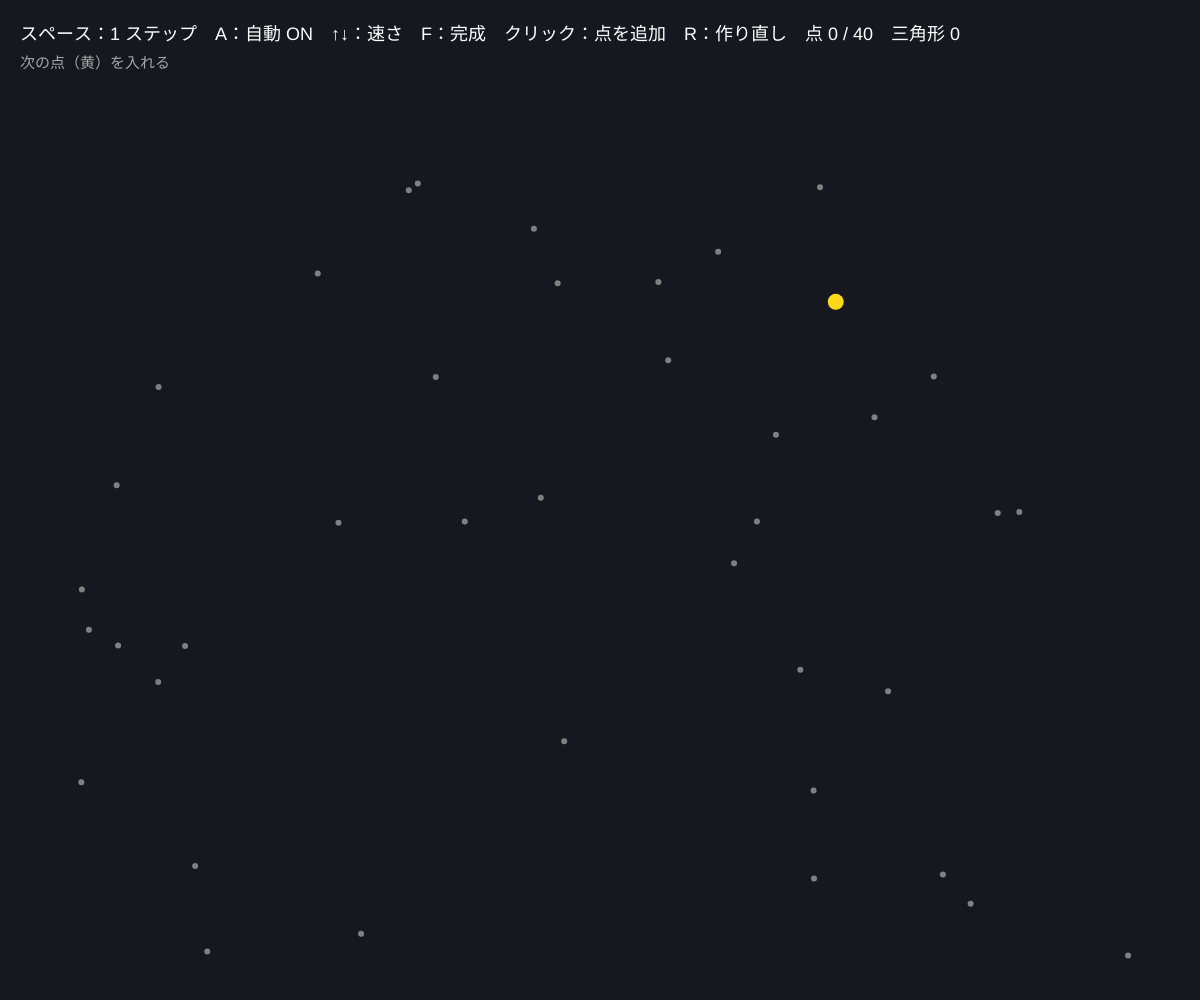
Frame 1 (no input)
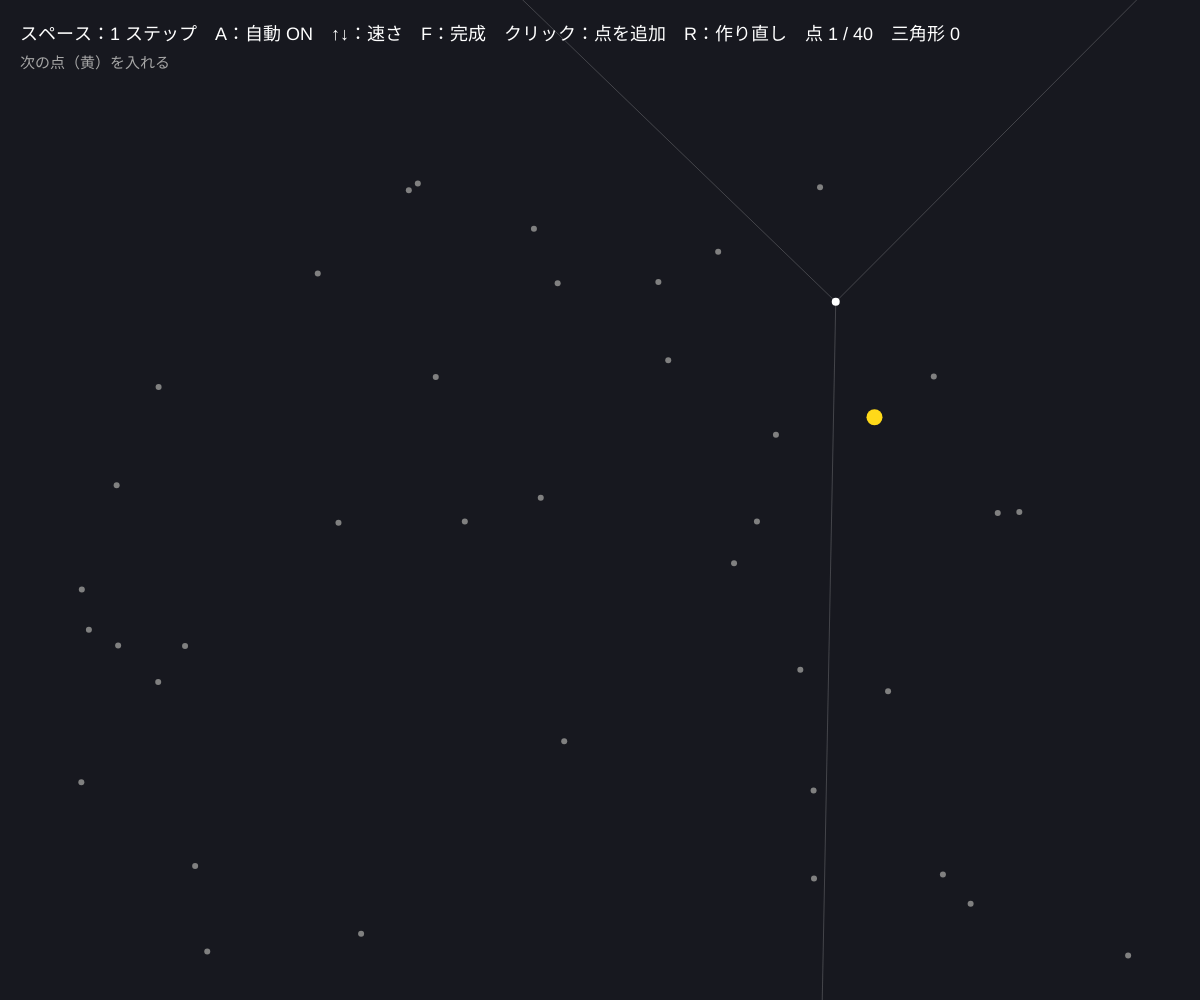
Frame 60 (no input)
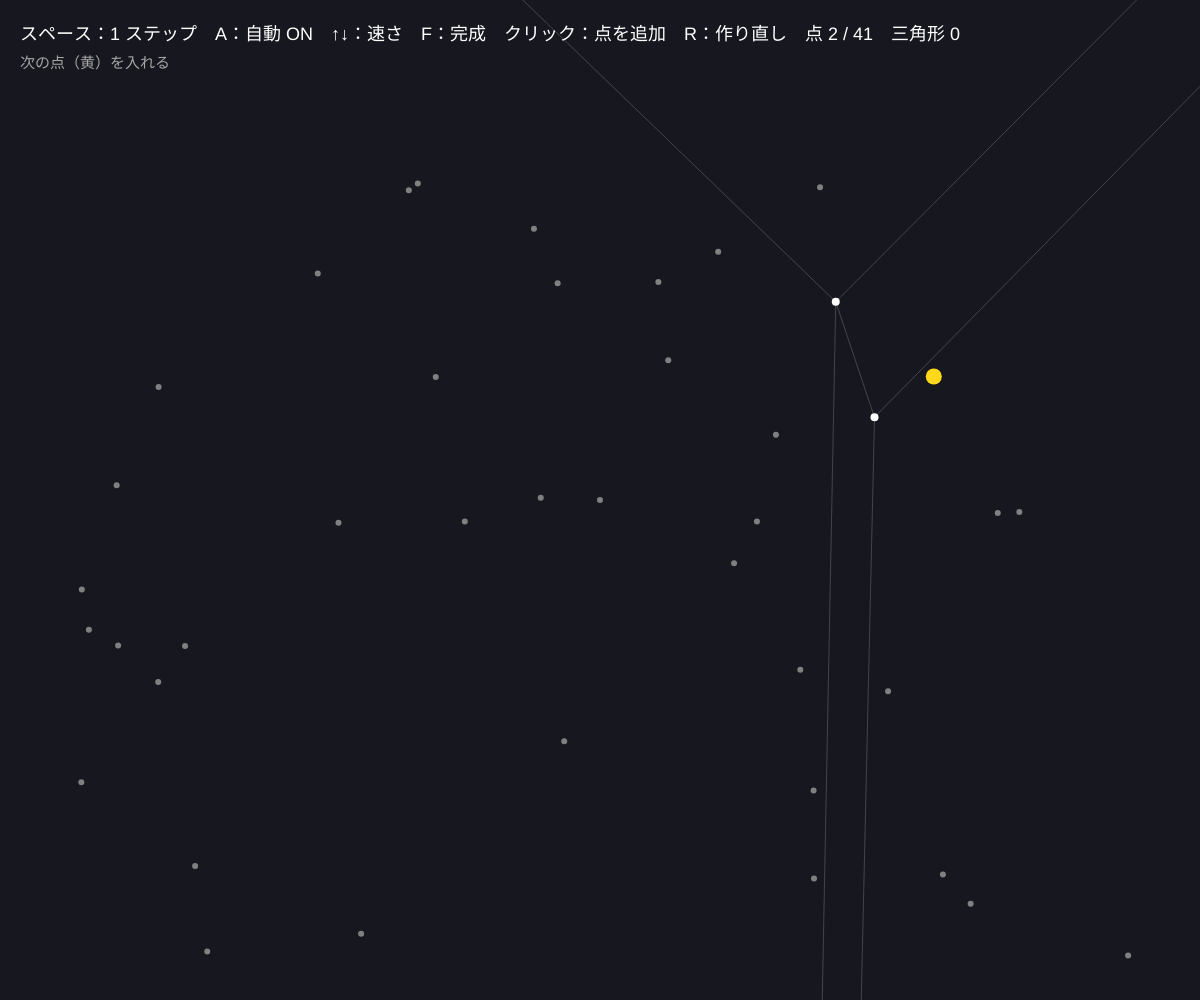
Frame 120 (the mouse pressed at the canvas centre since frame 60)

The p5.js sketch that drew these frames (run headless with seeded random() and noise() and a simulated clock; from frame 60 on, the mouse is pressed at the canvas centre):

// p5.js sketch
// ── sketch.js
// ============================================
// 03 ドロネー三角形分割（Bowyer–Watson 法）
// 点を結んで三角形に分ける方法のうち「どの三角形の外接円の中にも、ほかの点が入らない」もの = ドロネー三角形分割
//   Bowyer–Watson：点を 1 つ入れる → 外接円にその点が入る三角形（赤）を消す → できた穴のふちを新しい点とつなぐ（緑）
// スペース = 1 ステップ / A = 自動 / ↑↓ = 速さ / F = 一気に完成 / クリック = 点を追加 / マウスを三角形に乗せる = 空の円 / R = 作り直し
// ============================================

let P = [];               // 点（0〜2 は全体を囲む大きな三角形の頂点）
let tris = [];            // {v:[i,j,k], c:外接円}
let next = 3;             // 次に入れる点
let phase = 0;            // 0 = 次の点へ, 1 = 赤い三角形を見せる, 2 = 緑の三角形を見せる
let bad = [], fresh = [];
let auto = true;
let wait = 20;            // ★ 自動のとき 1 ステップに何フレームかけるか
let timer = 0;
let nPoints = 40;         // ★ 最初の点の数

function setup() {
  createCanvas(windowWidth, windowHeight);
  colorMode(HSB, 360, 100, 100, 100);
  reset();
}

function reset() {
  let m = max(width, height) * 10, cx = width / 2, cy = height / 2;
  P = [{ x: cx - m, y: cy - m }, { x: cx + m, y: cy - m }, { x: cx, y: cy + m }];
  for (let i = 0; i < nPoints; i++) P.push({ x: random(50, width - 50), y: random(130, height - 40) });
  tris = [mk(0, 1, 2)];
  next = 3; phase = 0; bad = []; fresh = [];
}
function mk(i, j, k) { return { v: [i, j, k], c: circumcircle(P[i], P[j], P[k]) }; }
function inCircle(t, p) { return (p.x - t.c.x) ** 2 + (p.y - t.c.y) ** 2 < t.c.r2; }

// ★ Bowyer–Watson の 1 ステップ
function stepBW() {
  if (next >= P.length) return;
  let p = P[next];
  if (phase === 0) {
    bad = tris.filter((t) => inCircle(t, p));        // 外接円の中に新しい点がある三角形
    fresh = [];
    phase = 1;
  } else if (phase === 1) {
    // 赤い三角形の辺のうち、1 回だけ出てくる辺 = 穴のふち
    let edges = new Map();
    for (let t of bad) for (let e = 0; e < 3; e++) {
      let a = t.v[e], b = t.v[(e + 1) % 3], id = min(a, b) + '_' + max(a, b);
      if (edges.has(id)) edges.delete(id); else edges.set(id, [a, b]);
    }
    tris = tris.filter((t) => !bad.includes(t));
    fresh = [];
    for (let [a, b] of edges.values()) { let t = mk(a, b, next); tris.push(t); fresh.push(t); }
    bad = [];
    phase = 2;
  } else {
    next++; phase = 0; fresh = [];
  }
}

function isReal(t) { return t.v[0] > 2 && t.v[1] > 2 && t.v[2] > 2; }
function triPath(t) { beginShape(); for (let i of t.v) vertex(P[i].x, P[i].y); endShape(CLOSE); }

function draw() {
  background(230, 25, 12);
  if (auto && next < P.length && ++timer >= wait) { timer = 0; stepBW(); }

  // 三角形（大きな三角形につながるものは薄く）
  for (let t of tris) {
    if (isReal(t)) { fill(200, 40, 40, 40); stroke(200, 40, 90); strokeWeight(1.5); }
    else { noFill(); stroke(0, 0, 100, 10); strokeWeight(1); }
    triPath(t);
  }
  // 赤：消される三角形とその外接円
  for (let t of bad) {
    fill(0, 80, 90, 45); stroke(0, 80, 100); strokeWeight(2); triPath(t);
    if (isFinite(t.c.r2) && t.c.r2 < 4e6) { noFill(); stroke(0, 80, 100, 60); circle(t.c.x, t.c.y, 2 * sqrt(t.c.r2)); }
  }
  // 緑：新しくできた三角形
  for (let t of fresh) { fill(130, 70, 80, 45); stroke(130, 70, 100); strokeWeight(2); triPath(t); }

  // 点
  noStroke();
  for (let i = 3; i < P.length; i++) {
    if (i === next) { fill(50, 90, 100); circle(P[i].x, P[i].y, 16); }
    else if (i < next) { fill(0, 0, 100); circle(P[i].x, P[i].y, 8); }
    else { fill(0, 0, 50); circle(P[i].x, P[i].y, 6); }
  }

  // マウスの下の三角形：外接円の中に点がない（空の円）ことを確かめる
  let hover = null;
  for (let t of tris) if (isReal(t) && insideTri(mouseX, mouseY, t)) { hover = t; break; }
  let inside = 0;
  if (hover) {
    for (let i = 3; i < next; i++) if (!hover.v.includes(i) && inCircle(hover, P[i])) inside++;
    noFill(); stroke(inside ? color(0, 80, 100) : color(50, 90, 100)); strokeWeight(2.5);
    circle(hover.c.x, hover.c.y, 2 * sqrt(hover.c.r2));
    fill(50, 90, 100, 40); triPath(hover);
    noStroke(); fill(50, 90, 100); circle(hover.c.x, hover.c.y, 7);
  }

  noStroke(); fill(0, 0, 100); textSize(18);
  let done = next >= P.length;
  text('スペース：1 ステップ　A：自動 ' + (auto ? 'ON' : 'off') + '　↑↓：速さ　F：完成　クリック：点を追加　R：作り直し　点 ' + min(next - 3, P.length - 3) + ' / ' + (P.length - 3) + '　三角形 ' + tris.filter(isReal).length, 20, 40);
  fill(0, 0, 65); textSize(15);
  let msg = done ? '完成。三角形にマウスを乗せると外接円（黄）。どの円の中にもほかの点がない = ドロネー'
    : phase === 1 ? '赤 = 黄色い新しい点が外接円の中に入ってしまう三角形 → 消す'
      : phase === 2 ? '緑 = 穴のふちの辺と新しい点を結んだ三角形。これでまた「空の円」が守られる' : '次の点（黄）を入れる';
  if (hover) msg += '　｜　この外接円の中の点：' + inside + (inside ? ' 個（まだ途中）' : ' 個 ✓ 空の円');
  text(msg, 20, 68);
}

function insideTri(x, y, t) {
  let [a, b, c] = t.v.map((i) => P[i]);
  let s1 = (b.x - a.x) * (y - a.y) - (b.y - a.y) * (x - a.x);
  let s2 = (c.x - b.x) * (y - b.y) - (c.y - b.y) * (x - b.x);
  let s3 = (a.x - c.x) * (y - c.y) - (a.y - c.y) * (x - c.x);
  return (s1 >= 0 && s2 >= 0 && s3 >= 0) || (s1 <= 0 && s2 <= 0 && s3 <= 0);
}

function mousePressed() {
  if (mouseY > 90) P.push({ x: mouseX + random(-0.01, 0.01), y: mouseY });
}
function keyPressed() {
  if (key === ' ') { auto = false; stepBW(); }
  if (key === 'a' || key === 'A') auto = !auto;
  if (key === 'f' || key === 'F') { let guard = 0; while (next < P.length && guard++ < 100000) stepBW(); phase = 0; bad = []; fresh = []; }
  if (key === UP_ARROW) wait = max(1, wait - 4);
  if (key === DOWN_ARROW) wait = min(80, wait + 4);
  if (key === 'r' || key === 'R') reset();
}

// ---------- やってみよう ----------
// 1. 1 点入れるたびに赤い三角形は何個くらい？ 点が増えても平均はあまり増えない（だいたい一定）ことを確かめよう
// 2. 点を正方形の格子にきっちり並べると、4 点が同じ円の上に乗る。どちらの対角線で切られる？（ドロネーは 1 通りに決まらない）
// 3. 完成した図の「いちばん小さい角」を見てみよう。ドロネーは細長い三角形をなるべく作らない分割
// 4. 大きな三角形の頂点 P[0〜2] を画面の中に置くと何が起きる？ 外側の三角形が残ってしまう理由を考えよう


// ==================================================
// ここから下は「ボロノイ図の道具」（ほかのスケッチにもそのままコピーして使える）
//   voronoiCell(sites, i, x0, y0, x1, y1) … サイト i の領域（多角形）。長方形を垂直二等分線で切っていく（O(n²)）
//   delaunay(pts) … ドロネー三角形分割（Bowyer–Watson 法）。[[i, j, k], ...] を返す
//   circumcircle(a, b, c) … 外接円 {x, y, r2}（r2 = 半径の 2 乗）
//   polyArea(poly) / polyCentroid(poly) … 多角形の面積と重心
// ==================================================
function voronoiCell(sites, i, x0, y0, x1, y1) {
  let poly = [{ x: x0, y: y0 }, { x: x1, y: y0 }, { x: x1, y: y1 }, { x: x0, y: y1 }];
  let a = sites[i];
  for (let j = 0; j < sites.length && poly.length > 2; j++) {
    if (j === i) continue;
    let b = sites[j];
    // a の側 ＝ (b − a)・p ≦ (|b|² − |a|²) / 2　（a と b の垂直二等分線で切る）
    poly = clipHalfPlane(poly, b.x - a.x, b.y - a.y, (b.x * b.x + b.y * b.y - a.x * a.x - a.y * a.y) / 2);
  }
  return poly;
}
// nx·x + ny·y ≦ c の側だけ残す（Sutherland–Hodgman の 1 本分）
function clipHalfPlane(poly, nx, ny, c) {
  let out = [];
  for (let k = 0; k < poly.length; k++) {
    let p = poly[k], q = poly[(k + 1) % poly.length];
    let dp = nx * p.x + ny * p.y - c, dq = nx * q.x + ny * q.y - c;
    if (dp <= 0) out.push(p);
    if ((dp < 0 && dq > 0) || (dp > 0 && dq < 0)) {
      let t = dp / (dp - dq);
      out.push({ x: p.x + (q.x - p.x) * t, y: p.y + (q.y - p.y) * t });
    }
  }
  return out;
}
function polyArea(poly) {
  let s = 0;
  for (let k = 0; k < poly.length; k++) { let p = poly[k], q = poly[(k + 1) % poly.length]; s += p.x * q.y - q.x * p.y; }
  return Math.abs(s) / 2;
}
function polyCentroid(poly) {
  let a = 0, cx = 0, cy = 0;
  for (let k = 0; k < poly.length; k++) {
    let p = poly[k], q = poly[(k + 1) % poly.length], cr = p.x * q.y - q.x * p.y;
    a += cr; cx += (p.x + q.x) * cr; cy += (p.y + q.y) * cr;
  }
  if (Math.abs(a) < 1e-9) {
    let sx = 0, sy = 0;
    for (let p of poly) { sx += p.x; sy += p.y; }
    return poly.length ? { x: sx / poly.length, y: sy / poly.length } : { x: 0, y: 0 };
  }
  return { x: cx / (3 * a), y: cy / (3 * a) };
}
function circumcircle(a, b, c) {
  let d = 2 * (a.x * (b.y - c.y) + b.x * (c.y - a.y) + c.x * (a.y - b.y));
  if (Math.abs(d) < 1e-9) return { x: (a.x + b.x + c.x) / 3, y: (a.y + b.y + c.y) / 3, r2: Infinity };
  let a2 = a.x * a.x + a.y * a.y, b2 = b.x * b.x + b.y * b.y, c2 = c.x * c.x + c.y * c.y;
  let x = (a2 * (b.y - c.y) + b2 * (c.y - a.y) + c2 * (a.y - b.y)) / d;
  let y = (a2 * (c.x - b.x) + b2 * (a.x - c.x) + c2 * (b.x - a.x)) / d;
  return { x, y, r2: (a.x - x) * (a.x - x) + (a.y - y) * (a.y - y) };
}
// Bowyer–Watson：点を 1 つずつ入れ、「外接円の中に新しい点がある三角形」を消して穴を新しい点とつなぐ
function delaunay(pts) {
  let n = pts.length;
  if (n < 3) return [];
  let x0 = Infinity, y0 = Infinity, x1 = -Infinity, y1 = -Infinity;
  for (let p of pts) { x0 = Math.min(x0, p.x); y0 = Math.min(y0, p.y); x1 = Math.max(x1, p.x); y1 = Math.max(y1, p.y); }
  let m = Math.max(x1 - x0, y1 - y0, 1) * 20, cx = (x0 + x1) / 2, cy = (y0 + y1) / 2;
  let P = pts.concat([{ x: cx - m, y: cy - m }, { x: cx + m, y: cy - m }, { x: cx, y: cy + m }]);   // 全部を囲む大きな三角形
  let mk = (i, j, k) => ({ v: [i, j, k], c: circumcircle(P[i], P[j], P[k]) });
  let tris = [mk(n, n + 1, n + 2)];
  for (let i = 0; i < n; i++) {
    let p = P[i], edges = new Map(), keep = [];
    for (let t of tris) {
      if ((p.x - t.c.x) * (p.x - t.c.x) + (p.y - t.c.y) * (p.y - t.c.y) < t.c.r2) {
        for (let e = 0; e < 3; e++) {
          let a = t.v[e], b = t.v[(e + 1) % 3], id = a < b ? a + '_' + b : b + '_' + a;
          if (edges.has(id)) edges.delete(id); else edges.set(id, [a, b]);   // 2 回出た辺 = 穴の内側なので消す
        }
      } else keep.push(t);
    }
    for (let [a, b] of edges.values()) keep.push(mk(a, b, i));
    tris = keep;
  }
  return tris.filter((t) => t.v[0] < n && t.v[1] < n && t.v[2] < n).map((t) => t.v);
}
